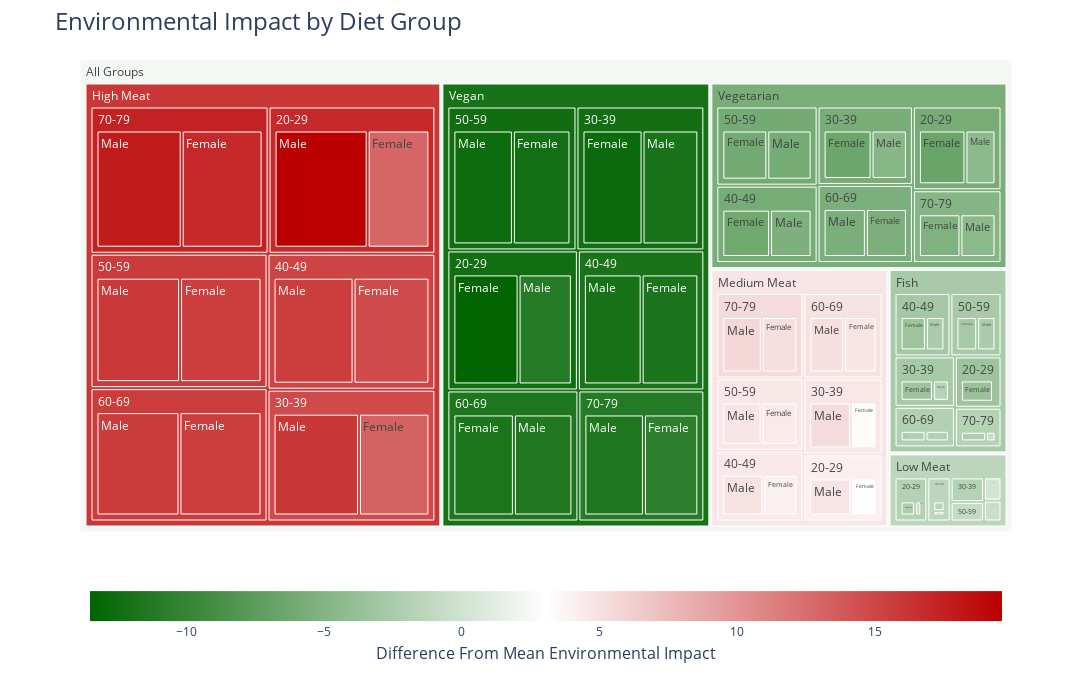

The notebook cell saved with this chart:
### Code cell
# creates the treemap
# hierarchy: diet group -> age group -> sex
# area: total impact (absolute value), larger rectangles mean more difference (positive or negative) from mean
# colour: total impact, dark green less impact than mean, dark red more impact than mean
fig = px.treemap(data_frame=treemap_df, path=[px.Constant('All Groups'), 'diet_group', 'age_group', 'sex'], values='total_impact_abs', color='total_impact',
           color_continuous_scale=['darkgreen', 'white', '#bb0000']
)

fig.update_layout(
    title="Environmental Impact by Diet Group",
    title_font_size=24,
    coloraxis_colorbar=dict(  # styling for the legend scale bar
        title="Difference From Mean Environmental Impact",
        title_font_size=16,
        tickfont_size=12,
        orientation="h",
        xanchor="center", 
        x=0.5,
        y=-0.3,
        title_side="bottom"
    ),
    width=1500,
    height=685 
)

# show group and total impact on hovering over rectangles (groupings)
fig.update_traces(hovertemplate='Group = %{label}<br>Total Impact = %{color}<extra></extra>')

fig.show()

fig.write_html("treemap_py.html")

### Figure 1 — Plotly figure (JSON) as saved in the notebook; plotly's stock layout.template omitted (floating-point values rounded to 4 significant figures)
{"data": [{"branchvalues": "total", "customdata": [[-3.528], [-0.2717], [-3.243], [-1.595], [-3.246], [-2.384], [-2.73], [-2.412], [-1.874], [-2.016], [-2.132], [-0.802], [2.9], [4.821], [3.33], [5.395], [4.045], [4.875], [4.349], [4.77], [4.721], [5.109], [5.12], [5.681], [13.0], [19.61], [13.27], [16.1], [14.74], [15.56], [15.59], [16.0], [15.58], [15.76], [16.95], [17.85], [-2.28], [-0.9518], [-1.812], [0.02328], [-1.585], [-0.7152], [-0.9153], [-0.536], [-0.3627], [-0.4541], [-0.3556], [0.5572], [-13.5], [-11.04], [-12.81], [-11.9], [-11.77], [-12.0], [-12.27], [-12.68], [-11.72], [-11.34], [-10.58], [-11.58], [-6.699], [-4.326], [-6.397], [-4.714], [-6.226], [-5.414], [-6.001], [-5.91], [-5.45], [-5.604], [-5.192], [-4.381], [-3.295], [-2.7], [-2.881], [-2.581], [-1.948], [-1.768], [4.1], [4.607], [4.498], [4.569], [4.923], [5.415], [16.97], [14.82], [15.16], [15.79], [15.67], [17.41], [-1.888], [-1.789], [-1.314], [-0.7752], [-0.4135], [0.2016], [-12.39], [-12.37], [-11.89], [-12.48], [-11.53], [-11.1], [-5.768], [-5.683], [-5.848], [-5.956], [-5.528], [-4.821], [-2.586], [4.727], [16.02], [-1.298], [-11.98], [-5.625], [2.309]], "domain": {"x": [0, 1], "y": [0, 1]}, "hovertemplate": "Group = %{label}<br>Total Impact = %{color}<extra></extra>", "ids": ["All Groups/Fish/20-29/Female", "All Groups/Fish/20-29/Male", "All Groups/Fish/30-39/Female", "All Groups/Fish/30-39/Male", "All Groups/Fish/40-49/Female", "All Groups/Fish/40-49/Male", "All Groups/Fish/50-59/Female", "All Groups/Fish/50-59/Male", "All Groups/Fish/60-69/Female", "All Groups/Fish/60-69/Male", "All Groups/Fish/70-79/Female", "All Groups/Fish/70-79/Male", "All Groups/Medium Meat/20-29/Female", "All Groups/Medium Meat/20-29/Male", "All Groups/Medium Meat/30-39/Female", "All Groups/Medium Meat/30-39/Male", "All Groups/Medium Meat/40-49/Female", "All Groups/Medium Meat/40-49/Male", "All Groups/Medium Meat/50-59/Female", "All Groups/Medium Meat/50-59/Male", "All Groups/Medium Meat/60-69/Female", "All Groups/Medium Meat/60-69/Male", "All Groups/Medium Meat/70-79/Female", "All Groups/Medium Meat/70-79/Male", "All Groups/High Meat/20-29/Female", "All Groups/High Meat/20-29/Male", "All Groups/High Meat/30-39/Female", "All Groups/High Meat/30-39/Male", "All Groups/High Meat/40-49/Female", "All Groups/High Meat/40-49/Male", "All Groups/High Meat/50-59/Female", "All Groups/High Meat/50-59/Male", "All Groups/High Meat/60-69/Female", "All Groups/High Meat/60-69/Male", "All Groups/High Meat/70-79/Female", "All Groups/High Meat/70-79/Male", "All Groups/Low Meat/20-29/Female", "All Groups/Low Meat/20-29/Male", "All Groups/Low Meat/30-39/Female", "All Groups/Low Meat/30-39/Male", "All Groups/Low Meat/40-49/Female", "All Groups/Low Meat/40-49/Male", "All Groups/Low Meat/50-59/Female", "All Groups/Low Meat/50-59/Male", "All Groups/Low Meat/60-69/Female", "All Groups/Low Meat/60-69/Male", "All Groups/Low Meat/70-79/Female", "All Groups/Low Meat/70-79/Male", "All Groups/Vegan/20-29/Female", "All Groups/Vegan/20-29/Male", "All Groups/Vegan/30-39/Female", "All Groups/Vegan/30-39/Male", "All Groups/Vegan/40-49/Female", "All Groups/Vegan/40-49/Male", "All Groups/Vegan/50-59/Female", "All Groups/Vegan/50-59/Male", "All Groups/Vegan/60-69/Female", "All Groups/Vegan/60-69/Male", "All Groups/Vegan/70-79/Female", "All Groups/Vegan/70-79/Male", "All Groups/Vegetarian/20-29/Female", "All Groups/Vegetarian/20-29/Male", "All Groups/Vegetarian/30-39/Female", "All Groups/Vegetarian/30-39/Male", "All Groups/Vegetarian/40-49/Female", "All Groups/Vegetarian/40-49/Male", "All Groups/Vegetarian/50-59/Female", "All Groups/Vegetarian/50-59/Male", "All Groups/Vegetarian/60-69/Female", "All Groups/Vegetarian/60-69/Male", "All Groups/Vegetarian/70-79/Female", "All Groups/Vegetarian/70-79/Male", "All Groups/Fish/20-29", "All Groups/Fish/30-39", "All Groups/Fish/40-49", "All Groups/Fish/50-59", "All Groups/Fish/60-69", "All Groups/Fish/70-79", "All Groups/Medium Meat/20-29", "All Groups/Medium Meat/30-39", "All Groups/Medium Meat/40-49", "All Groups/Medium Meat/50-59", "All Groups/Medium Meat/60-69", "All Groups/Medium Meat/70-79", "All Groups/High Meat/20-29", "All Groups/High Meat/30-39", "All Groups/High Meat/40-49", "All Groups/High Meat/50-59", "All Groups/High Meat/60-69", "All Groups/High Meat/70-79", "All Groups/Low Meat/20-29", "All Groups/Low Meat/30-39", "All Groups/Low Meat/40-49", "All Groups/Low Meat/50-59", "All Groups/Low Meat/60-69", "All Groups/Low Meat/70-79", "All Groups/Vegan/20-29", "All Groups/Vegan/30-39", "All Groups/Vegan/40-49", "All Groups/Vegan/50-59", "All Groups/Vegan/60-69", "All Groups/Vegan/70-79", "All Groups/Vegetarian/20-29", "All Groups/Vegetarian/30-39", "All Groups/Vegetarian/40-49", "All Groups/Vegetarian/50-59", "All Groups/Vegetarian/60-69", "All Groups/Vegetarian/70-79", "All Groups/Fish", "All Groups/Medium Meat", "All Groups/High Meat", "All Groups/Low Meat", "All Groups/Vegan", "All Groups/Vegetarian", "All Groups"], "labels": ["Female", "Male", "Female", "Male", "Female", "Male", "Female", "Male", "Female", "Male", "Female", "Male", "Female", "Male", "Female", "Male", "Female", "Male", "Female", "Male", "Female", "Male", "Female", "Male", "Female", "Male", "Female", "Male", "Female", "Male", "Female", "Male", "Female", "Male", "Female", "Male", "Female", "Male", "Female", "Male", "Female", "Male", "Female", "Male", "Female", "Male", "Female", "Male", "Female", "Male", "Female", "Male", "Female", "Male", "Female", "Male", "Female", "Male", "Female", "Male", "Female", "Male", "Female", "Male", "Female", "Male", "Female", "Male", "Female", "Male", "Female", "Male", "20-29", "30-39", "40-49", "50-59", "60-69", "70-79", "20-29", "30-39", "40-49", "50-59", "60-69", "70-79", "20-29", "30-39", "40-49", "50-59", "60-69", "70-79", "20-29", "30-39", "40-49", "50-59", "60-69", "70-79", "20-29", "30-39", "40-49", "50-59", "60-69", "70-79", "20-29", "30-39", "40-49", "50-59", "60-69", "70-79", "Fish", "Medium Meat", "High Meat", "Low Meat", "Vegan", "Vegetarian", "All Groups"], "marker": {"coloraxis": "coloraxis", "colors": [-3.528, -0.2717, -3.243, -1.595, -3.246, -2.384, -2.73, -2.412, -1.874, -2.016, -2.132, -0.802, 2.9, 4.821, 3.33, 5.395, 4.045, 4.875, 4.349, 4.77, 4.721, 5.109, 5.12, 5.681, 13.0, 19.61, 13.27, 16.1, 14.74, 15.56, 15.59, 16.0, 15.58, 15.76, 16.95, 17.85, -2.28, -0.9518, -1.812, 0.02328, -1.585, -0.7152, -0.9153, -0.536, -0.3627, -0.4541, -0.3556, 0.5572, -13.5, -11.04, -12.81, -11.9, -11.77, -12.0, -12.27, -12.68, -11.72, -11.34, -10.58, -11.58, -6.699, -4.326, -6.397, -4.714, -6.226, -5.414, -6.001, -5.91, -5.45, -5.604, -5.192, -4.381, -3.295, -2.7, -2.881, -2.581, -1.948, -1.768, 4.1, 4.607, 4.498, 4.569, 4.923, 5.415, 16.97, 14.82, 15.16, 15.79, 15.67, 17.41, -1.888, -1.789, -1.314, -0.7752, -0.4135, 0.2016, -12.39, -12.37, -11.89, -12.48, -11.53, -11.1, -5.768, -5.683, -5.848, -5.956, -5.528, -4.821, -2.586, 4.727, 16.02, -1.298, -11.98, -5.625, 2.309]}, "name": "", "parents": ["All Groups/Fish/20-29", "All Groups/Fish/20-29", "All Groups/Fish/30-39", "All Groups/Fish/30-39", "All Groups/Fish/40-49", "All Groups/Fish/40-49", "All Groups/Fish/50-59", "All Groups/Fish/50-59", "All Groups/Fish/60-69", "All Groups/Fish/60-69", "All Groups/Fish/70-79", "All Groups/Fish/70-79", "All Groups/Medium Meat/20-29", "All Groups/Medium Meat/20-29", "All Groups/Medium Meat/30-39", "All Groups/Medium Meat/30-39", "All Groups/Medium Meat/40-49", "All Groups/Medium Meat/40-49", "All Groups/Medium Meat/50-59", "All Groups/Medium Meat/50-59", "All Groups/Medium Meat/60-69", "All Groups/Medium Meat/60-69", "All Groups/Medium Meat/70-79", "All Groups/Medium Meat/70-79", "All Groups/High Meat/20-29", "All Groups/High Meat/20-29", "All Groups/High Meat/30-39", "All Groups/High Meat/30-39", "All Groups/High Meat/40-49", "All Groups/High Meat/40-49", "All Groups/High Meat/50-59", "All Groups/High Meat/50-59", "All Groups/High Meat/60-69", "All Groups/High Meat/60-69", "All Groups/High Meat/70-79", "All Groups/High Meat/70-79", "All Groups/Low Meat/20-29", "All Groups/Low Meat/20-29", "All Groups/Low Meat/30-39", "All Groups/Low Meat/30-39", "All Groups/Low Meat/40-49", "All Groups/Low Meat/40-49", "All Groups/Low Meat/50-59", "All Groups/Low Meat/50-59", "All Groups/Low Meat/60-69", "All Groups/Low Meat/60-69", "All Groups/Low Meat/70-79", "All Groups/Low Meat/70-79", "All Groups/Vegan/20-29", "All Groups/Vegan/20-29", "All Groups/Vegan/30-39", "All Groups/Vegan/30-39", "All Groups/Vegan/40-49", "All Groups/Vegan/40-49", "All Groups/Vegan/50-59", "All Groups/Vegan/50-59", "All Groups/Vegan/60-69", "All Groups/Vegan/60-69", "All Groups/Vegan/70-79", "All Groups/Vegan/70-79", "All Groups/Vegetarian/20-29", "All Groups/Vegetarian/20-29", "All Groups/Vegetarian/30-39", "All Groups/Vegetarian/30-39", "All Groups/Vegetarian/40-49", "All Groups/Vegetarian/40-49", "All Groups/Vegetarian/50-59", "All Groups/Vegetarian/50-59", "All Groups/Vegetarian/60-69", "All Groups/Vegetarian/60-69", "All Groups/Vegetarian/70-79", "All Groups/Vegetarian/70-79", "All Groups/Fish", "All Groups/Fish", "All Groups/Fish", "All Groups/Fish", "All Groups/Fish", "All Groups/Fish", "All Groups/Medium Meat", "All Groups/Medium Meat", "All Groups/Medium Meat", "All Groups/Medium Meat", "All Groups/Medium Meat", "All Groups/Medium Meat", "All Groups/High Meat", "All Groups/High Meat", "All Groups/High Meat", "All Groups/High Meat", "All Groups/High Meat", "All Groups/High Meat", "All Groups/Low Meat", "All Groups/Low Meat", "All Groups/Low Meat", "All Groups/Low Meat", "All Groups/Low Meat", "All Groups/Low Meat", "All Groups/Vegan", "All Groups/Vegan", "All Groups/Vegan", "All Groups/Vegan", "All Groups/Vegan", "All Groups/Vegan", "All Groups/Vegetarian", "All Groups/Vegetarian", "All Groups/Vegetarian", "All Groups/Vegetarian", "All Groups/Vegetarian", "All Groups/Vegetarian", "All Groups", "All Groups", "All Groups", "All Groups", "All Groups", "All Groups", ""], "type": "treemap", "values": [3.528, 0.2717, 3.243, 1.595, 3.246, 2.384, 2.73, 2.412, 1.874, 2.016, 2.132, 0.802, 2.9, 4.821, 3.33, 5.395, 4.045, 4.875, 4.349, 4.77, 4.721, 5.109, 5.12, 5.681, 13.0, 19.61, 13.27, 16.1, 14.74, 15.56, 15.59, 16.0, 15.58, 15.76, 16.95, 17.85, 2.28, 0.9518, 1.812, 0.02328, 1.585, 0.7152, 0.9153, 0.536, 0.3627, 0.4541, 0.3556, 0.5572, 13.5, 11.04, 12.81, 11.9, 11.77, 12.0, 12.27, 12.68, 11.72, 11.34, 10.58, 11.58, 6.699, 4.326, 6.397, 4.714, 6.226, 5.414, 6.001, 5.91, 5.45, 5.604, 5.192, 4.381, 3.799, 4.839, 5.63, 5.142, 3.89, 2.934, 7.721, 8.725, 8.919, 9.119, 9.83, 10.8, 32.6, 29.37, 30.3, 31.58, 31.35, 34.8, 3.231, 1.835, 2.3, 1.451, 0.8168, 0.9128, 24.54, 24.71, 23.77, 24.95, 23.06, 22.15, 11.02, 11.11, 11.64, 11.91, 11.05, 9.573, 26.23, 55.11, 190.0, 10.55, 143.2, 66.31, 491.4]}], "layout": {"coloraxis": {"colorbar": {"orientation": "h", "tickfont": {"size": 12}, "title": {"font": {"size": 16}, "side": "bottom", "text": "Difference From Mean Environmental Impact"}, "x": 0.5, "xanchor": "center", "y": -0.3}, "colorscale": [[0, "darkgreen"], [0.5, "white"], [1, "#bb0000"]]}, "height": 685, "legend": {"tracegroupgap": 0}, "margin": {"t": 60}, "title": {"font": {"size": 24}, "text": "Environmental Impact by Diet Group"}, "width": 1500}}
